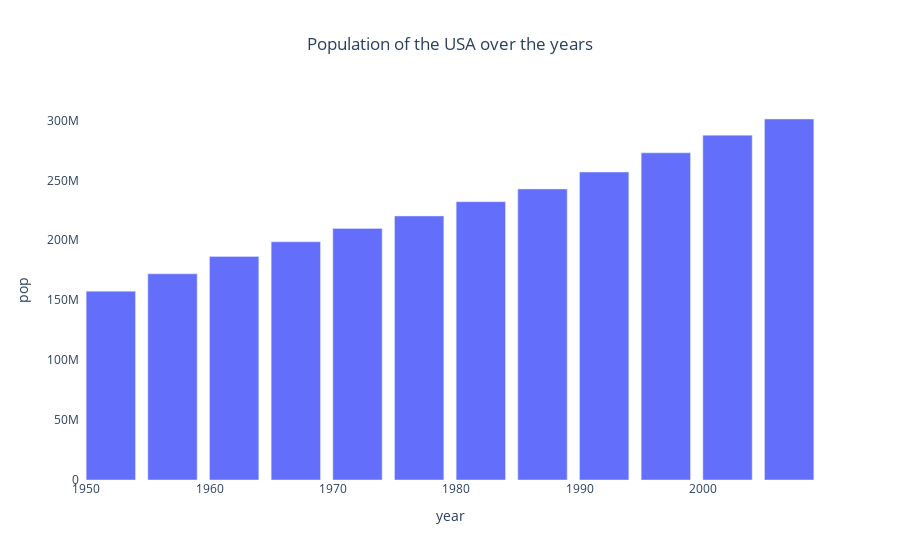

Notebook code for this chart:
### Markdown cell above
### Positioning

Plotly auto adjusts the title to the left. Which attribute can we use to change this?

The easiest way of aligning the title horizontally is modifying the **`title_x`** attribute's value of the **`update_layout()`** method.

**`title_x`** is used to align the title in a horizontal motion and accepts a value from 0 to 1.

### Code cell
# aligning the title in the middle
fig.update_layout(title_x = 0.5)

### Figure 1 — Plotly figure (JSON) as saved in the notebook; plotly's stock layout.template omitted (floating-point values rounded to 4 significant figures)
{"data": [{"alignmentgroup": "True", "hovertemplate": "year=%{x}<br>pop=%{y}<extra></extra>", "legendgroup": "", "marker": {"color": "#636efa", "pattern": {"shape": ""}}, "name": "", "offsetgroup": "", "orientation": "v", "showlegend": false, "textposition": "auto", "type": "bar", "x": [1952, 1957, 1962, 1967, 1972, 1977, 1982, 1987, 1992, 1997, 2002, 2007], "xaxis": "x", "y": [157553000, 171984000, 186538000, 198712000, 209896000, 220239000, 232187835, 242803533, 256894189, 272911760, 287675526, 301139947], "yaxis": "y"}], "layout": {"autosize": true, "barmode": "relative", "legend": {"tracegroupgap": 0}, "plot_bgcolor": "white", "title": {"text": "Population of the USA over the years", "x": 0.5}, "xaxis": {"anchor": "y", "autorange": true, "domain": [0, 1], "range": [1950.0, 2010.0], "title": {"text": "year"}, "type": "linear"}, "yaxis": {"anchor": "x", "autorange": true, "domain": [0, 1], "range": [0, 317000000.0], "title": {"text": "pop"}, "type": "linear"}}}
